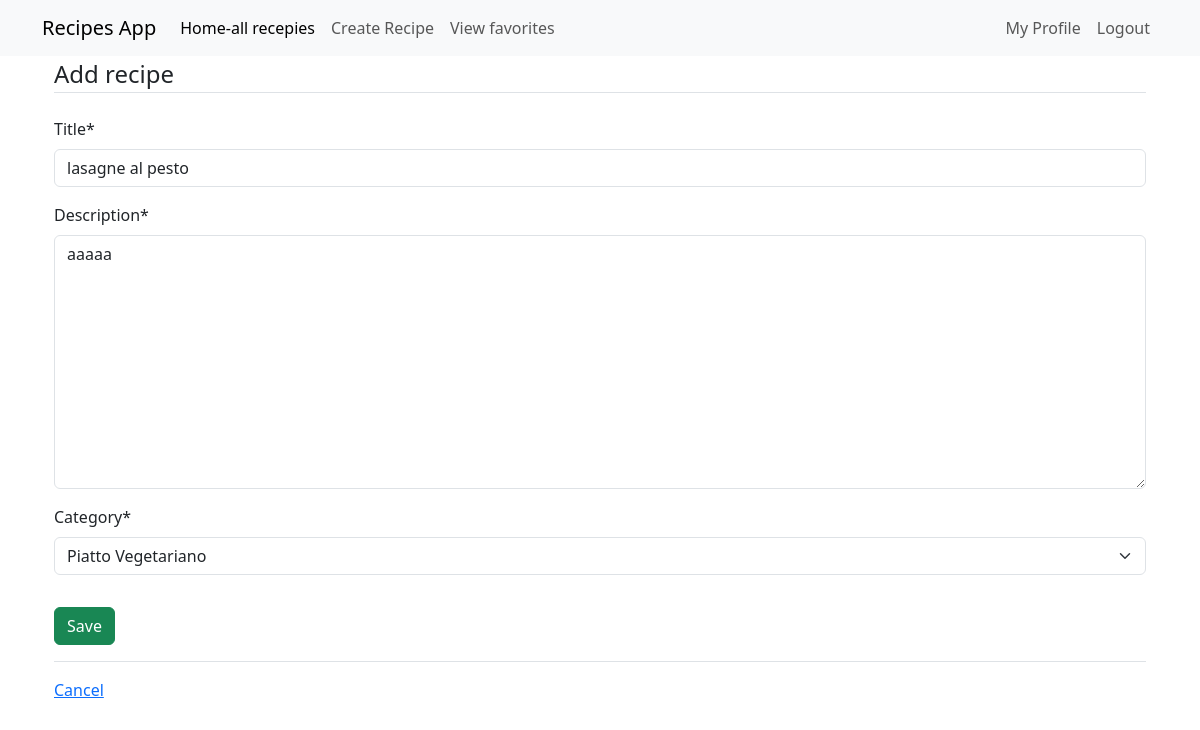
Before: /recipe/7/update/ (signed in) with the older database file.
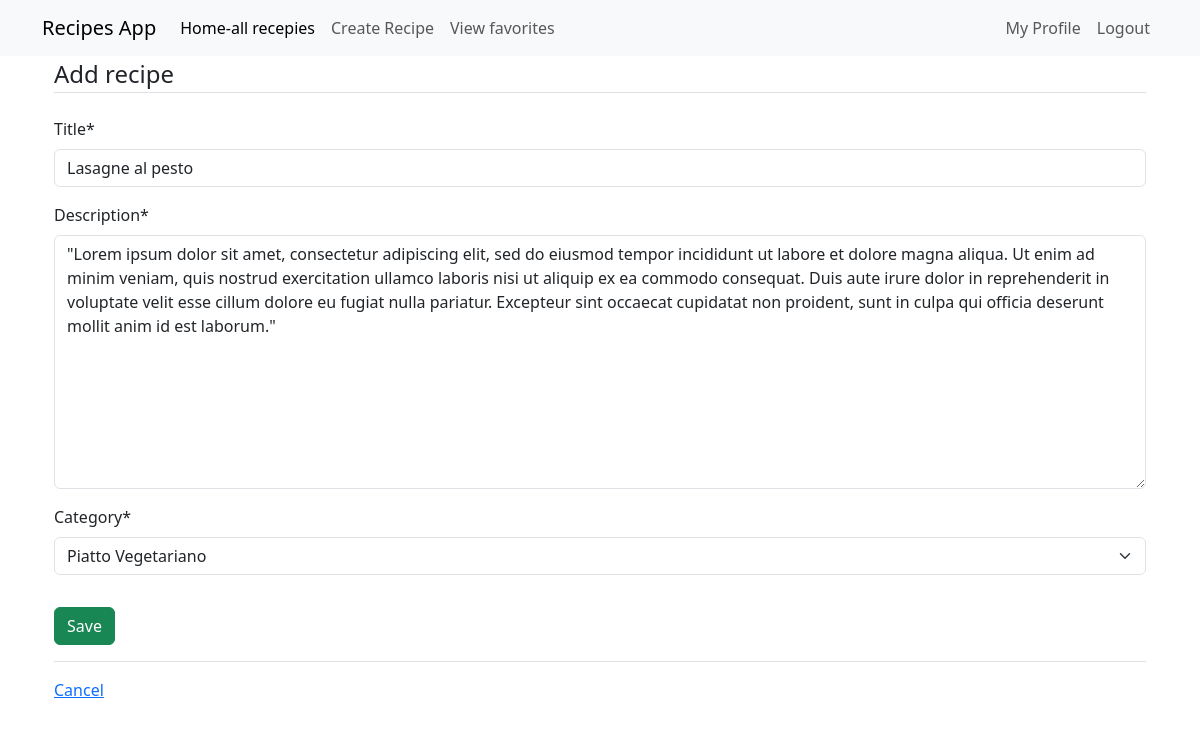
After: the same page with the newer database file.
### recipes/models.py (models this page shows, shortened)
class Recipe(models.Model):
    title = models.CharField(max_length=100)
    description = models.TextField()
    category = models.ForeignKey('categories.Category', on_delete=models.CASCADE, null=True)
    created_at = models.DateTimeField(auto_now_add=True)
    author = models.ForeignKey(User, on_delete=models.CASCADE)
    favorite = models.ManyToManyField(User, related_name='favorite', blank=True)

### categories/models.py (models this page shows)
class Category(models.Model):
    description = models.TextField(max_length=200)
    def __str__(self):
        return self.description

### recipes/views.py (the view, shortened to what this page needs)
# urls.py: path('recipe/<int:pk>/update/', views.RecipeUpdateView.as_view(), name="recipes-update"),
class RecipeUpdateView(LoginRequiredMixin, UserPassesTestMixin, UpdateView):
    model = models.Recipe
    fields = ['title','description','category']
    def test_func(self):
        recipe = self.get_object()
        return self.request.user == recipe.author

### recipes/templates/recipes/recipe_form.html (shortened to what this page needs)
{% extends 'recipes/home.html' %}
{% load crispy_forms_tags %}
{% block content %}
    <div class="container">
        <form method="POST" action="">
            <fieldset class="form-group">
                <legend class="border-bottom mb-4">Add recipe </legend>
                {{ form|crispy }}
            </fieldset>
            <div class="form-group py-3">
                <input class="btn btn-success" type="submit" value = "Save"/>
            </div>
        </form>
        <div class="border-top pt-3">
            <a href="{% url 'recipes-home' %}">Cancel</a>
        </div>
    </div>
{% endblock content %}

Changed rows visible on the page:
changed Recipe "Piatto Vegetariano": title "lasagne al pesto" → "Lasagne al pesto"; description "aaaaa" → "\"Lorem ipsum dolor sit amet, consectetur adipiscing elit, sed do eiusmod tempor incididunt ut labore et dolore magna aliqua. Ut enim ad minim veniam, quis nostrud exercitation ullamco laboris nisi ut aliquip ex ea commodo consequat. Duis aute irure dolor in reprehenderit in voluptate velit esse cillum dolore eu fugiat nulla pariatur. Excepteur sint occaecat cupidatat non proident, sunt in culpa qui officia deserunt mollit anim id est laborum.\""
